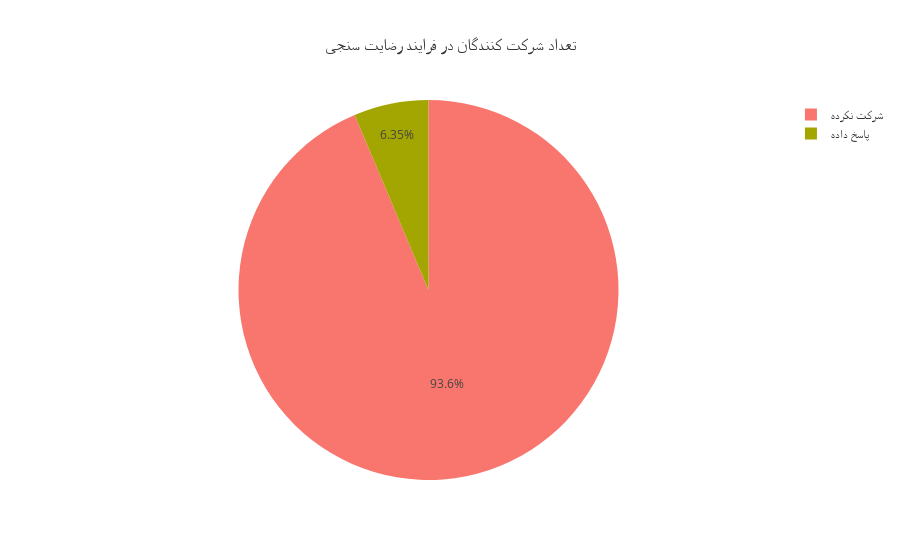

Source (notebook cell):
### Code cell
status = new_df.status.value_counts().reset_index()
status.columns=["status","Freq"]
px.pie(status, values="Freq", names= "status",template='ggplot2', title="تعداد شرکت کنندگان در فرایند رضایت سنجی")

### Figure 1 — Plotly figure (JSON) as saved in the notebook; plotly's stock layout.template omitted (floating-point values rounded to 4 significant figures)
{"data": [{"domain": {"x": [0, 1], "y": [0, 1]}, "hovertemplate": "status=%{label}<br>Freq=%{value}<extra></extra>", "labels": ["شرکت نکرده", "پاسخ داده"], "legendgroup": "", "name": "", "showlegend": true, "type": "pie", "values": [11353, 770]}], "layout": {"legend": {"tracegroupgap": 0}, "title": {"text": "تعداد شرکت کنندگان در فرایند رضایت سنجی"}}}
